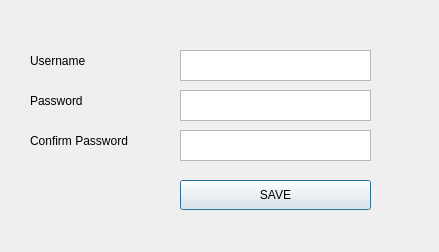
<?xml version="1.0" encoding="UTF-8"?>
<ui version="4.0">
 <class>Dialog</class>
 <widget class="QDialog" name="Dialog">
  <property name="geometry">
   <rect>
    <x>0</x>
    <y>0</y>
    <width>439</width>
    <height>252</height>
   </rect>
  </property>
  <property name="windowTitle">
   <string>HR SYSTEM</string>
  </property>
  <widget class="QLabel" name="label">
   <property name="geometry">
    <rect>
     <x>30</x>
     <y>50</y>
     <width>101</width>
     <height>21</height>
    </rect>
   </property>
   <property name="text">
    <string>Username</string>
   </property>
  </widget>
  <widget class="QLabel" name="label_2">
   <property name="geometry">
    <rect>
     <x>30</x>
     <y>90</y>
     <width>80</width>
     <height>21</height>
    </rect>
   </property>
   <property name="text">
    <string>Password</string>
   </property>
  </widget>
  <widget class="QLabel" name="label_3">
   <property name="geometry">
    <rect>
     <x>30</x>
     <y>130</y>
     <width>151</width>
     <height>21</height>
    </rect>
   </property>
   <property name="text">
    <string>Confirm Password</string>
   </property>
  </widget>
  <widget class="QTextEdit" name="txt_username">
   <property name="geometry">
    <rect>
     <x>180</x>
     <y>50</y>
     <width>191</width>
     <height>31</height>
    </rect>
   </property>
  </widget>
  <widget class="QTextEdit" name="txt_password">
   <property name="geometry">
    <rect>
     <x>180</x>
     <y>90</y>
     <width>191</width>
     <height>31</height>
    </rect>
   </property>
  </widget>
  <widget class="QTextEdit" name="txt_confirm_password">
   <property name="geometry">
    <rect>
     <x>180</x>
     <y>130</y>
     <width>191</width>
     <height>31</height>
    </rect>
   </property>
  </widget>
  <widget class="QPushButton" name="btn_save">
   <property name="geometry">
    <rect>
     <x>180</x>
     <y>180</y>
     <width>191</width>
     <height>30</height>
    </rect>
   </property>
   <property name="text">
    <string>SAVE</string>
   </property>
  </widget>
 </widget>
 <resources/>
 <connections/>
</ui>
